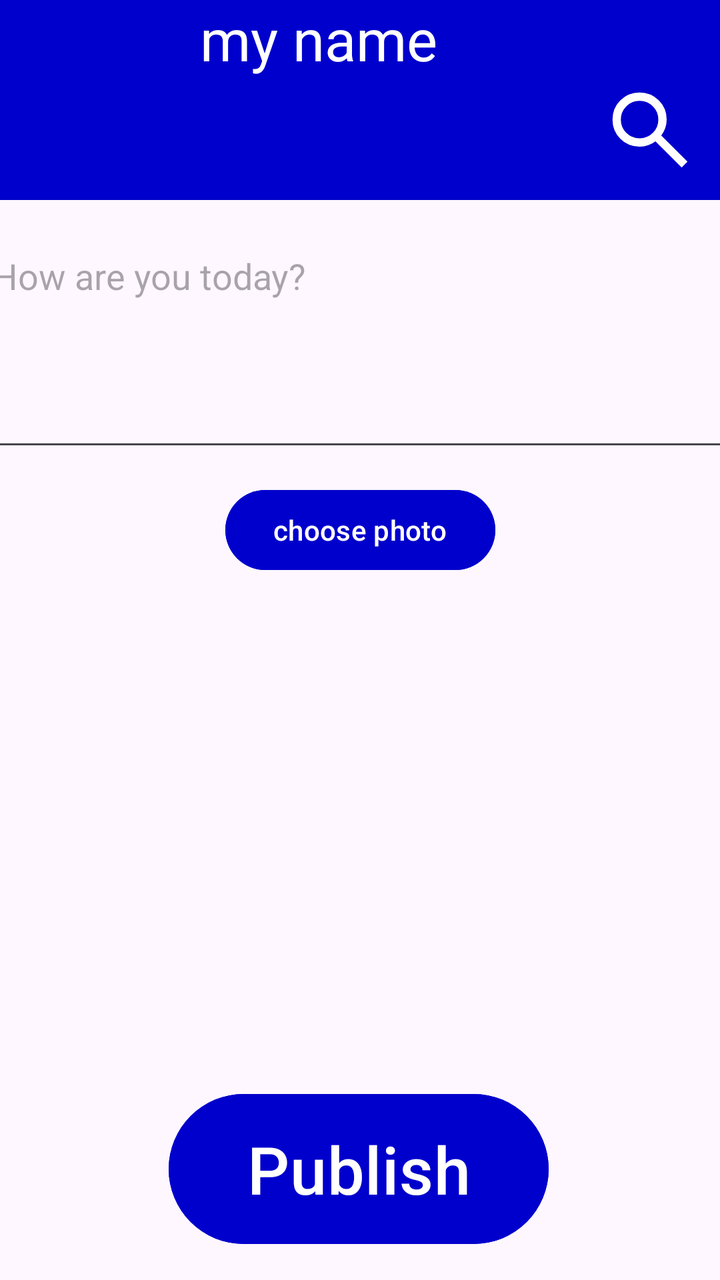
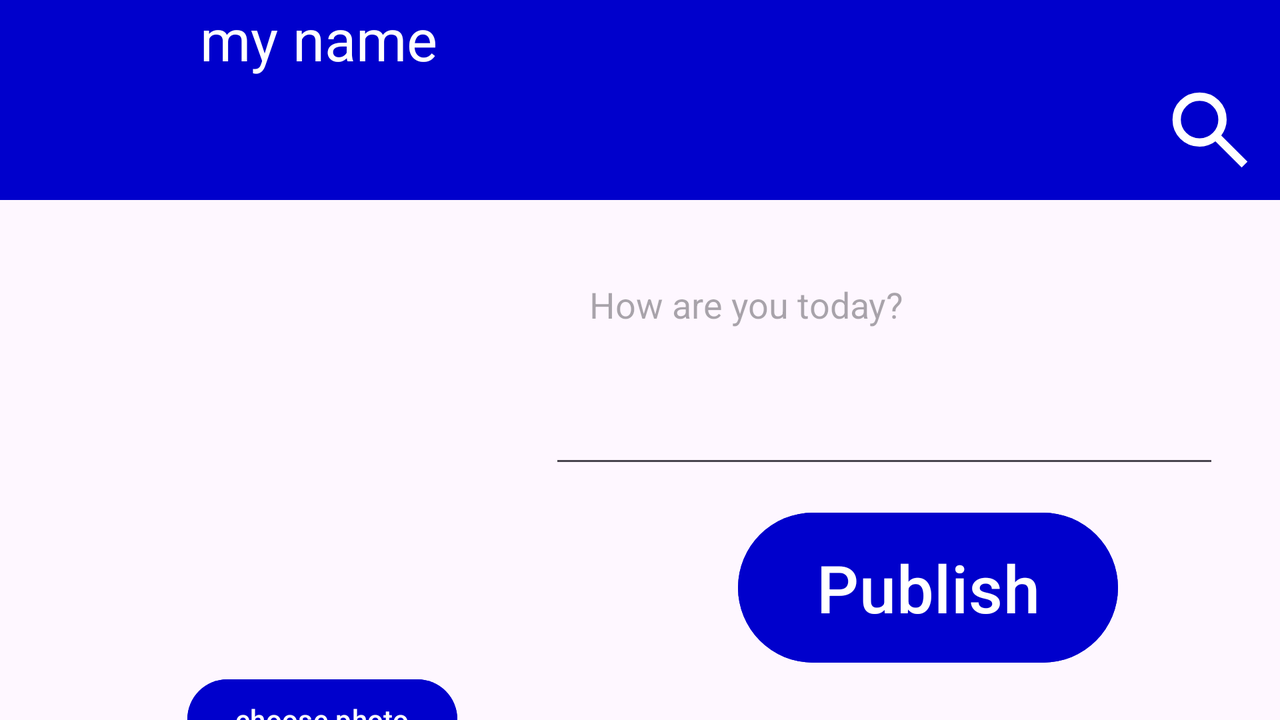

An Android layout and its configuration variant, each rendered on a device that would load it. The default file and the variant file are quoted in full after the pictures.
<!-- AndroidManifest.xml: application theme Theme.MyApplication -->
<!-- res/layout/add_post_page.xml -->
<?xml version="1.0" encoding="utf-8"?>
<androidx.constraintlayout.widget.ConstraintLayout xmlns:android="http://schemas.android.com/apk/res/android"
    xmlns:app="http://schemas.android.com/apk/res-auto"
    xmlns:tools="http://schemas.android.com/tools"
    android:id="@+id/addPostPage"
    android:layout_width="match_parent"
    android:layout_height="match_parent"
    tools:context=".AddPostActivity">

    <include layout="@layout/nav_header"
        android:id="@+id/header_title"
        />

    <Button
        android:id="@+id/publishPostBT"
        android:layout_width="190dp"
        android:layout_height="83dp"
        android:backgroundTint="?attr/colorPrimary"
        android:text="Publish"
        android:textSize="16pt"
        app:layout_constraintBottom_toBottomOf="parent"
        app:layout_constraintEnd_toEndOf="parent"
        app:layout_constraintHorizontal_bias="0.497"
        app:layout_constraintStart_toStartOf="parent"
        android:textColor="#FFFFFF"
        app:layout_constraintTop_toBottomOf="@+id/addPostImage" />

    <EditText
        android:id="@+id/postContentBox"
        android:layout_width="410dp"
        android:layout_height="115dp"
        android:layout_marginTop="8dp"
        android:ems="10"
        android:gravity="start|top"
        android:hint="How are you today?"
        android:inputType="textMultiLine"
        android:paddingLeft="20dp"
        android:paddingRight="20dp"
        android:textColor="?android:textColor"
        app:layout_constraintBottom_toTopOf="@+id/addPostImage"
        app:layout_constraintEnd_toEndOf="parent"
        app:layout_constraintHorizontal_bias="0.492"
        app:layout_constraintStart_toStartOf="parent"
        app:layout_constraintTop_toBottomOf="@+id/header_title"
        app:layout_constraintVertical_bias="0.100000024" />

    <ImageView
        android:id="@+id/addPostImage"
        android:layout_width="fill_parent"
        android:layout_height="230dp"
        app:layout_constraintBottom_toBottomOf="parent"
        app:layout_constraintStart_toStartOf="parent"
        app:layout_constraintTop_toTopOf="@+id/header_title"
        app:layout_constraintVertical_bias="0.73"
        tools:srcCompat="@tools:sample/backgrounds/scenic" />

    <Button
        android:id="@+id/postImagePicker"
        android:layout_width="wrap_content"
        android:layout_height="wrap_content"
        android:backgroundTint="?attr/colorPrimary"
        android:text="@string/choose_photo"
        app:layout_constraintBottom_toTopOf="@+id/addPostImage"
        app:layout_constraintEnd_toEndOf="parent"
        android:textColor="@color/white"
        app:layout_constraintStart_toStartOf="parent"
        app:layout_constraintTop_toBottomOf="@+id/postContentBox" />
</androidx.constraintlayout.widget.ConstraintLayout>
<!-- res/layout/nav_header.xml (included above) -->
<?xml version="1.0" encoding="utf-8"?>
<androidx.constraintlayout.widget.ConstraintLayout xmlns:android="http://schemas.android.com/apk/res/android"
    xmlns:app="http://schemas.android.com/apk/res-auto"
    xmlns:tools="http://schemas.android.com/tools"
    android:layout_width="match_parent"
    android:layout_height="100dp"
    android:background="?attr/colorPrimary">

    <LinearLayout
        android:layout_width="match_parent"
        android:layout_height="match_parent">


        <ImageView
            android:id="@+id/profileHeader"
            android:layout_width="100dp"
            android:layout_height="match_parent"
            android:paddingHorizontal="10dp"
            android:paddingVertical="5dp"/>

        <TextView
            android:id="@+id/NameHeaderText"
            android:layout_width="wrap_content"
            android:layout_height="wrap_content"
            android:textColor="@color/white"
            android:textSize="14pt"
            tools:text="my name" />


    </LinearLayout>

    <ImageButton
        android:id="@+id/searchBT"
        android:layout_width="wrap_content"
        android:layout_height="wrap_content"
        android:layout_marginEnd="10dp"
        android:layout_marginBottom="10dp"
        android:background="@android:color/transparent"
        android:src="@drawable/search_24px"
        app:layout_constraintBottom_toBottomOf="parent"
        app:layout_constraintEnd_toEndOf="parent" />
</androidx.constraintlayout.widget.ConstraintLayout>
<!-- resources referenced by this layout -->
<resources>
  <color name="white">#FFFFFFFF</color>
  <!-- drawable search_24px (drawable) -->
  <vector xmlns:android="http://schemas.android.com/apk/res/android"
      android:width="50dp"
      android:height="50dp"
      android:viewportWidth="960"
      android:viewportHeight="960">
    <path
        android:fillColor="@android:color/white"
        android:pathData="M784,840L532,588Q502,612 463,626Q424,640 380,640Q271,640 195.5,564.5Q120,489 120,380Q120,271 195.5,195.5Q271,120 380,120Q489,120 564.5,195.5Q640,271 640,380Q640,424 626,463Q612,502 588,532L840,784L784,840ZM380,560Q455,560 507.5,507.5Q560,455 560,380Q560,305 507.5,252.5Q455,200 380,200Q305,200 252.5,252.5Q200,305 200,380Q200,455 252.5,507.5Q305,560 380,560Z"/>
  </vector>
  <string name="choose_photo">choose photo</string>
  <style name="Theme.MyApplication" parent="Base.Theme.MyApplication" />
  <style name="Base.Theme.MyApplication" parent="Theme.Material3.DayNight.NoActionBar">
          
          <item name="colorPrimary">@color/my_light_primary</item>
          <item name="android:textColor">@color/my_light_text</item>
          <item name="backgroundColor">@color/my_light_background</item>
      </style>
  <color name="my_light_primary">#0000CC</color>
  <color name="my_light_text">#000000</color>
  <color name="my_light_background">#FEFEFE</color>
</resources>
<!-- res/layout-land/add_post_page.xml (the repository's variant of the layout above) -->
<!-- drawn on the phone turned sideways -->
<?xml version="1.0" encoding="utf-8"?>
<androidx.constraintlayout.widget.ConstraintLayout xmlns:android="http://schemas.android.com/apk/res/android"
    xmlns:app="http://schemas.android.com/apk/res-auto"
    xmlns:tools="http://schemas.android.com/tools"
    android:id="@+id/addPostPage"
    android:layout_width="match_parent"
    android:layout_height="match_parent"
    tools:context=".AddPostActivity">

    <include layout="@layout/nav_header"
        android:id="@+id/header_title"
        />

    <Button
        android:id="@+id/publishPostBT"
        android:layout_width="190dp"
        android:layout_height="83dp"
        android:backgroundTint="?attr/colorPrimary"
        android:text="Publish"
        android:textColor="#FFFFFF"
        android:textSize="16pt"
        app:layout_constraintBottom_toBottomOf="parent"
        app:layout_constraintEnd_toEndOf="parent"
        app:layout_constraintHorizontal_bias="0.82"
        app:layout_constraintStart_toStartOf="parent"
        app:layout_constraintTop_toBottomOf="@+id/postContentBox"
        app:layout_constraintVertical_bias="0.354" />

    <EditText
        android:id="@+id/postContentBox"
        android:layout_width="335dp"
        android:layout_height="109dp"
        android:ems="10"
        android:gravity="start|top"
        android:hint="How are you today?"
        android:inputType="textMultiLine"
        android:paddingLeft="20dp"
        android:paddingRight="20dp"
        android:textColor="?android:textColor"
        app:layout_constraintBottom_toBottomOf="parent"
        app:layout_constraintEnd_toEndOf="parent"
        app:layout_constraintHorizontal_bias="0.901"
        app:layout_constraintStart_toStartOf="parent"
        app:layout_constraintTop_toBottomOf="@+id/header_title"
        app:layout_constraintVertical_bias="0.198" />

    <ImageView
        android:id="@+id/addPostImage"
        android:layout_width="278dp"
        android:layout_height="213dp"
        app:layout_constraintBottom_toBottomOf="parent"
        app:layout_constraintEnd_toStartOf="@+id/postContentBox"
        app:layout_constraintStart_toStartOf="parent"
        app:layout_constraintTop_toBottomOf="@+id/header_title"
        app:layout_constraintVertical_bias="0.224"
        tools:srcCompat="@tools:sample/backgrounds/scenic" />

    <Button
        android:id="@+id/postImagePicker"
        android:layout_width="wrap_content"
        android:layout_height="wrap_content"
        android:layout_marginTop="12dp"
        android:backgroundTint="?attr/colorPrimary"
        android:text="@string/choose_photo"
        android:textColor="@color/white"
        app:layout_constraintBottom_toBottomOf="parent"
        app:layout_constraintEnd_toStartOf="@+id/publishPostBT"
        app:layout_constraintHorizontal_bias="0.4"
        app:layout_constraintStart_toStartOf="parent"
        app:layout_constraintTop_toBottomOf="@+id/addPostImage"
        app:layout_constraintVertical_bias="0.0" />
</androidx.constraintlayout.widget.ConstraintLayout>
